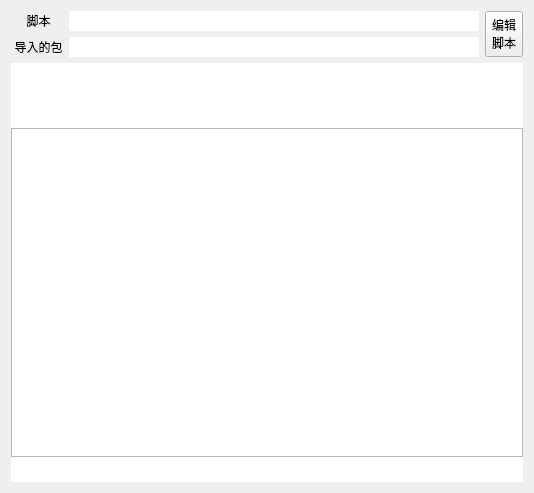
<?xml version="1.0" encoding="UTF-8"?>
<ui version="4.0">
 <class>tools_tunnel_edit_script_dialog</class>
 <widget class="QDialog" name="tools_tunnel_edit_script_dialog">
  <property name="geometry">
   <rect>
    <x>0</x>
    <y>0</y>
    <width>534</width>
    <height>493</height>
   </rect>
  </property>
  <property name="windowTitle">
   <string>修改内置脚本</string>
  </property>
  <layout class="QVBoxLayout" name="verticalLayout_2">
   <item>
    <layout class="QHBoxLayout" name="horizontalLayout">
     <item>
      <layout class="QGridLayout" name="gridLayout">
       <item row="0" column="0">
        <widget class="QLabel" name="label">
         <property name="text">
          <string> 脚本</string>
         </property>
         <property name="alignment">
          <set>Qt::AlignCenter</set>
         </property>
        </widget>
       </item>
       <item row="0" column="1">
        <widget class="QLineEdit" name="lineEdit_position">
         <property name="frame">
          <bool>false</bool>
         </property>
         <property name="readOnly">
          <bool>true</bool>
         </property>
        </widget>
       </item>
       <item row="1" column="0">
        <widget class="QLabel" name="label_2">
         <property name="text">
          <string> 导入的包</string>
         </property>
         <property name="alignment">
          <set>Qt::AlignCenter</set>
         </property>
        </widget>
       </item>
       <item row="1" column="1">
        <widget class="QLineEdit" name="lineEdit_package">
         <property name="frame">
          <bool>false</bool>
         </property>
         <property name="readOnly">
          <bool>true</bool>
         </property>
        </widget>
       </item>
      </layout>
     </item>
     <item>
      <widget class="QToolButton" name="button_edit">
       <property name="sizePolicy">
        <sizepolicy hsizetype="Preferred" vsizetype="Preferred">
         <horstretch>0</horstretch>
         <verstretch>0</verstretch>
        </sizepolicy>
       </property>
       <property name="text">
        <string>编辑
脚本</string>
       </property>
      </widget>
     </item>
    </layout>
   </item>
   <item>
    <layout class="QVBoxLayout" name="verticalLayout">
     <property name="spacing">
      <number>0</number>
     </property>
     <item>
      <widget class="QPlainTextEdit" name="plainTextEdit_head">
       <property name="maximumSize">
        <size>
         <width>16777215</width>
         <height>65</height>
        </size>
       </property>
       <property name="frameShape">
        <enum>QFrame::NoFrame</enum>
       </property>
       <property name="frameShadow">
        <enum>QFrame::Plain</enum>
       </property>
       <property name="sizeAdjustPolicy">
        <enum>QAbstractScrollArea::AdjustToContentsOnFirstShow</enum>
       </property>
       <property name="readOnly">
        <bool>true</bool>
       </property>
       <property name="plainText">
        <string/>
       </property>
      </widget>
     </item>
     <item>
      <widget class="QPlainTextEdit" name="plainTextEdit_body">
       <property name="sizePolicy">
        <sizepolicy hsizetype="Expanding" vsizetype="Expanding">
         <horstretch>0</horstretch>
         <verstretch>0</verstretch>
        </sizepolicy>
       </property>
       <property name="readOnly">
        <bool>true</bool>
       </property>
       <property name="tabStopWidth">
        <number>24</number>
       </property>
      </widget>
     </item>
     <item>
      <widget class="QPlainTextEdit" name="plainTextEdit_tail">
       <property name="maximumSize">
        <size>
         <width>16777215</width>
         <height>25</height>
        </size>
       </property>
       <property name="frameShape">
        <enum>QFrame::NoFrame</enum>
       </property>
       <property name="frameShadow">
        <enum>QFrame::Plain</enum>
       </property>
       <property name="readOnly">
        <bool>true</bool>
       </property>
       <property name="plainText">
        <string/>
       </property>
      </widget>
     </item>
    </layout>
   </item>
  </layout>
 </widget>
 <resources/>
 <connections/>
</ui>
